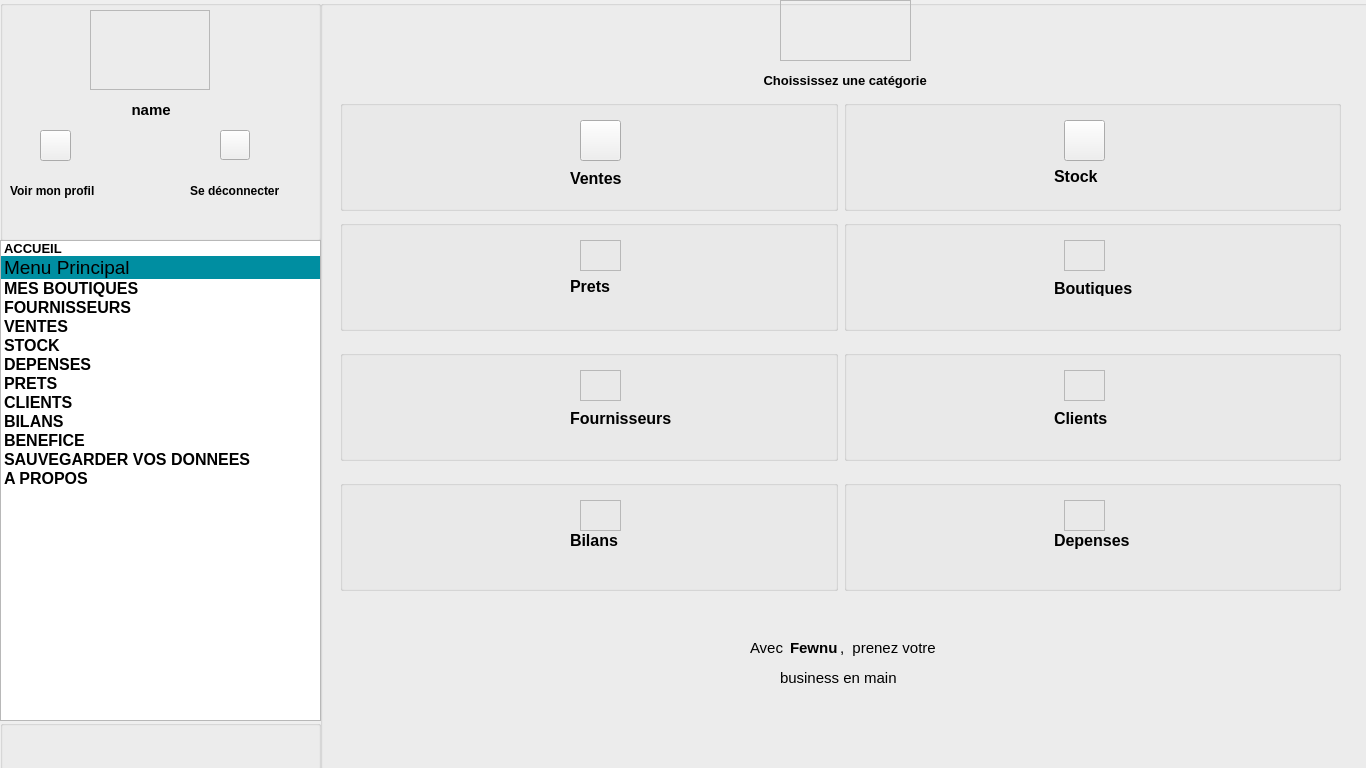
<?xml version="1.0" encoding="UTF-8"?>
<ui version="4.0">
 <class>Home</class>
 <widget class="QMainWindow" name="Home">
  <property name="geometry">
   <rect>
    <x>0</x>
    <y>0</y>
    <width>1366</width>
    <height>768</height>
   </rect>
  </property>
  <property name="windowTitle">
   <string>Fewnu</string>
  </property>
  <property name="windowIcon">
   <iconset resource="resources.qrc">
    <normaloff>:/img/img/logo.png</normaloff>:/img/img/logo.png</iconset>
  </property>
  <property name="styleSheet">
   <string notr="true">#frame{
 border-image:url(:/img/img/profile.jpg);
position:fixed;
border-radius: 40px;
 padding: 2px;
}

#frame_ventes{
 border-image:url(:/img/img/cart-outline.svg);
position:fixed;
}

#frame_stock{
 border-image:url(:/img/img/reader-outline.svg);
position:fixed;
}
#frame_5{

 border-image:url(:/img/img/logo-usd.svg);
position:fixed;
}
#frame_6{

 border-image:url(:/img/img/newspaper-outline.svg);
position:fixed;
}
#frame_7{

 border-image:url(:/img/img/cube.svg);
position:fixed;

}
#frame_8{
 border-image:url(:/img/img/people-outline.svg);
position:fixed;

}
#frame_9{

 border-image:url(:/img/img/today-outline.svg);
position:fixed;
}
#frame_10{

 border-image:url(:/img/img/logo-closed-captioning.svg);
position:fixed;
}

#gridLayout_2{

   background-color: #ffffff;
}

#label{
     color: #218581
}

#frame_2{
 border-image:url(:/img/img/logo.png);
position:fixed;
}

#groupBox_2{

  background-color: #ffffff;
}

#groupBox{

    background-color: #008ea1;

}

#groupBox_3,#groupBox_4,#groupBox_5,#groupBox_6,#groupBox_7,#groupBox_8,#groupBox_9,#groupBox_10{
   
 background-color: #f4f5f8;
 border: 5px solid #008ea1;
border-radius: 5px;


}



#label_2 ,#label_3,#label_4{
       
 color: #ffffff; 
 margin-top: 0;
 margin-bottom: 1rem

}

#label_5,#label_6,#label_7,#label_8,#label_9,#label_10,#label_11,#label_12,#label_13,#label_14,#label_15,#label_16{

   color: #008ea1; 
 margin-top: 0;
 margin-bottom: 1rem
}



#pushButton_profile,#pushButton_deconnrctet,#toolButton
{
    
   
    border: 2px solid #008ea1;
    padding: 5px;
   border-radius: 4px;
 
    border: 2px solid #ffffff;
     background-color: #008ea1;
 
}

#pushButton_profile:hover { background-color: #4c8dff; }
#pushButton_deconnrctet:hover { background-color: #4c8dff; }

#pushButton_Stock,#pushButton_Vente
{
    
   
    border: 2px solid #008ea1;
    padding: 5px;
   border-radius: 4px;
 
    border: 2px solid #ffffff;
     background-color: #f4f5f8;
 
}

#groupBox_11{

  background-color: #ffffff;

}





</string>
  </property>
  <widget class="QWidget" name="centralwidget">
   <widget class="QWidget" name="gridLayoutWidget">
    <property name="geometry">
     <rect>
      <x>320</x>
      <y>0</y>
      <width>1051</width>
      <height>771</height>
     </rect>
    </property>
    <layout class="QGridLayout" name="gridLayout_2">
     <property name="sizeConstraint">
      <enum>QLayout::SetNoConstraint</enum>
     </property>
     <item row="0" column="0">
      <widget class="QGroupBox" name="groupBox_2">
       <property name="title">
        <string/>
       </property>
       <widget class="QFrame" name="frame_2">
        <property name="geometry">
         <rect>
          <x>460</x>
          <y>0</y>
          <width>131</width>
          <height>61</height>
         </rect>
        </property>
        <property name="frameShape">
         <enum>QFrame::StyledPanel</enum>
        </property>
        <property name="frameShadow">
         <enum>QFrame::Raised</enum>
        </property>
       </widget>
       <widget class="QLabel" name="label">
        <property name="geometry">
         <rect>
          <x>440</x>
          <y>70</y>
          <width>181</width>
          <height>21</height>
         </rect>
        </property>
        <property name="font">
         <font>
          <pointsize>10</pointsize>
          <weight>75</weight>
          <bold>true</bold>
         </font>
        </property>
        <property name="text">
         <string> Choississez une catégorie</string>
        </property>
       </widget>
       <widget class="QWidget" name="horizontalLayoutWidget">
        <property name="geometry">
         <rect>
          <x>20</x>
          <y>100</y>
          <width>1001</width>
          <height>111</height>
         </rect>
        </property>
        <layout class="QHBoxLayout" name="horizontalLayout">
         <item>
          <widget class="QGroupBox" name="groupBox_3">
           <property name="title">
            <string/>
           </property>
           <widget class="QLabel" name="label_5">
            <property name="geometry">
             <rect>
              <x>230</x>
              <y>70</y>
              <width>71</width>
              <height>16</height>
             </rect>
            </property>
            <property name="font">
             <font>
              <pointsize>12</pointsize>
              <weight>75</weight>
              <bold>true</bold>
             </font>
            </property>
            <property name="text">
             <string>Ventes</string>
            </property>
           </widget>
           <widget class="QPushButton" name="pushButton_Vente">
            <property name="geometry">
             <rect>
              <x>240</x>
              <y>20</y>
              <width>41</width>
              <height>41</height>
             </rect>
            </property>
            <property name="text">
             <string/>
            </property>
            <property name="icon">
             <iconset resource="resources.qrc">
              <normaloff>:/img/img/reader-outline.svg</normaloff>:/img/img/reader-outline.svg</iconset>
            </property>
            <property name="iconSize">
             <size>
              <width>30</width>
              <height>30</height>
             </size>
            </property>
            <property name="checkable">
             <bool>false</bool>
            </property>
            <property name="checked">
             <bool>false</bool>
            </property>
            <property name="autoRepeat">
             <bool>false</bool>
            </property>
           </widget>
          </widget>
         </item>
         <item>
          <widget class="QGroupBox" name="groupBox_4">
           <property name="title">
            <string/>
           </property>
           <widget class="QLabel" name="label_6">
            <property name="geometry">
             <rect>
              <x>210</x>
              <y>70</y>
              <width>47</width>
              <height>13</height>
             </rect>
            </property>
            <property name="font">
             <font>
              <pointsize>12</pointsize>
              <weight>75</weight>
              <bold>true</bold>
             </font>
            </property>
            <property name="text">
             <string>Stock</string>
            </property>
           </widget>
           <widget class="QPushButton" name="pushButton_Stock">
            <property name="geometry">
             <rect>
              <x>220</x>
              <y>20</y>
              <width>41</width>
              <height>41</height>
             </rect>
            </property>
            <property name="text">
             <string/>
            </property>
            <property name="icon">
             <iconset resource="resources.qrc">
              <normaloff>:/img/img/reader-outline.svg</normaloff>:/img/img/reader-outline.svg</iconset>
            </property>
            <property name="iconSize">
             <size>
              <width>30</width>
              <height>30</height>
             </size>
            </property>
            <property name="checkable">
             <bool>false</bool>
            </property>
            <property name="checked">
             <bool>false</bool>
            </property>
            <property name="autoRepeat">
             <bool>false</bool>
            </property>
           </widget>
          </widget>
         </item>
        </layout>
       </widget>
       <widget class="QWidget" name="horizontalLayoutWidget_2">
        <property name="geometry">
         <rect>
          <x>20</x>
          <y>220</y>
          <width>1001</width>
          <height>111</height>
         </rect>
        </property>
        <layout class="QHBoxLayout" name="horizontalLayout_2">
         <item>
          <widget class="QGroupBox" name="groupBox_5">
           <property name="title">
            <string/>
           </property>
           <widget class="QFrame" name="frame_5">
            <property name="geometry">
             <rect>
              <x>240</x>
              <y>20</y>
              <width>41</width>
              <height>31</height>
             </rect>
            </property>
            <property name="frameShape">
             <enum>QFrame::StyledPanel</enum>
            </property>
            <property name="frameShadow">
             <enum>QFrame::Raised</enum>
            </property>
           </widget>
           <widget class="QLabel" name="label_7">
            <property name="geometry">
             <rect>
              <x>230</x>
              <y>60</y>
              <width>47</width>
              <height>13</height>
             </rect>
            </property>
            <property name="font">
             <font>
              <pointsize>12</pointsize>
              <weight>75</weight>
              <bold>true</bold>
             </font>
            </property>
            <property name="text">
             <string>Prets</string>
            </property>
           </widget>
          </widget>
         </item>
         <item>
          <widget class="QGroupBox" name="groupBox_6">
           <property name="title">
            <string/>
           </property>
           <widget class="QFrame" name="frame_6">
            <property name="geometry">
             <rect>
              <x>220</x>
              <y>20</y>
              <width>41</width>
              <height>31</height>
             </rect>
            </property>
            <property name="frameShape">
             <enum>QFrame::StyledPanel</enum>
            </property>
            <property name="frameShadow">
             <enum>QFrame::Raised</enum>
            </property>
           </widget>
           <widget class="QLabel" name="label_8">
            <property name="geometry">
             <rect>
              <x>210</x>
              <y>60</y>
              <width>91</width>
              <height>16</height>
             </rect>
            </property>
            <property name="font">
             <font>
              <pointsize>12</pointsize>
              <weight>75</weight>
              <bold>true</bold>
             </font>
            </property>
            <property name="text">
             <string>Boutiques</string>
            </property>
           </widget>
          </widget>
         </item>
        </layout>
       </widget>
       <widget class="QWidget" name="horizontalLayoutWidget_3">
        <property name="geometry">
         <rect>
          <x>20</x>
          <y>350</y>
          <width>1001</width>
          <height>111</height>
         </rect>
        </property>
        <layout class="QHBoxLayout" name="horizontalLayout_3">
         <item>
          <widget class="QGroupBox" name="groupBox_7">
           <property name="title">
            <string/>
           </property>
           <widget class="QFrame" name="frame_7">
            <property name="geometry">
             <rect>
              <x>240</x>
              <y>20</y>
              <width>41</width>
              <height>31</height>
             </rect>
            </property>
            <property name="frameShape">
             <enum>QFrame::StyledPanel</enum>
            </property>
            <property name="frameShadow">
             <enum>QFrame::Raised</enum>
            </property>
           </widget>
           <widget class="QLabel" name="label_9">
            <property name="geometry">
             <rect>
              <x>230</x>
              <y>60</y>
              <width>111</width>
              <height>16</height>
             </rect>
            </property>
            <property name="font">
             <font>
              <pointsize>12</pointsize>
              <weight>75</weight>
              <bold>true</bold>
             </font>
            </property>
            <property name="text">
             <string>Fournisseurs</string>
            </property>
           </widget>
          </widget>
         </item>
         <item>
          <widget class="QGroupBox" name="groupBox_8">
           <property name="title">
            <string/>
           </property>
           <widget class="QFrame" name="frame_8">
            <property name="geometry">
             <rect>
              <x>220</x>
              <y>20</y>
              <width>41</width>
              <height>31</height>
             </rect>
            </property>
            <property name="frameShape">
             <enum>QFrame::StyledPanel</enum>
            </property>
            <property name="frameShadow">
             <enum>QFrame::Raised</enum>
            </property>
           </widget>
           <widget class="QLabel" name="label_10">
            <property name="geometry">
             <rect>
              <x>210</x>
              <y>60</y>
              <width>71</width>
              <height>16</height>
             </rect>
            </property>
            <property name="font">
             <font>
              <pointsize>12</pointsize>
              <weight>75</weight>
              <bold>true</bold>
             </font>
            </property>
            <property name="text">
             <string>Clients</string>
            </property>
           </widget>
          </widget>
         </item>
        </layout>
       </widget>
       <widget class="QWidget" name="horizontalLayoutWidget_4">
        <property name="geometry">
         <rect>
          <x>20</x>
          <y>480</y>
          <width>1001</width>
          <height>111</height>
         </rect>
        </property>
        <layout class="QHBoxLayout" name="horizontalLayout_4">
         <item>
          <widget class="QGroupBox" name="groupBox_9">
           <property name="title">
            <string/>
           </property>
           <widget class="QFrame" name="frame_9">
            <property name="geometry">
             <rect>
              <x>240</x>
              <y>20</y>
              <width>41</width>
              <height>31</height>
             </rect>
            </property>
            <property name="frameShape">
             <enum>QFrame::StyledPanel</enum>
            </property>
            <property name="frameShadow">
             <enum>QFrame::Raised</enum>
            </property>
           </widget>
           <widget class="QLabel" name="label_11">
            <property name="geometry">
             <rect>
              <x>230</x>
              <y>50</y>
              <width>61</width>
              <height>20</height>
             </rect>
            </property>
            <property name="font">
             <font>
              <pointsize>12</pointsize>
              <weight>75</weight>
              <bold>true</bold>
             </font>
            </property>
            <property name="text">
             <string>Bilans</string>
            </property>
           </widget>
          </widget>
         </item>
         <item>
          <widget class="QGroupBox" name="groupBox_10">
           <property name="title">
            <string/>
           </property>
           <widget class="QFrame" name="frame_10">
            <property name="geometry">
             <rect>
              <x>220</x>
              <y>20</y>
              <width>41</width>
              <height>31</height>
             </rect>
            </property>
            <property name="frameShape">
             <enum>QFrame::StyledPanel</enum>
            </property>
            <property name="frameShadow">
             <enum>QFrame::Raised</enum>
            </property>
           </widget>
           <widget class="QLabel" name="label_12">
            <property name="geometry">
             <rect>
              <x>210</x>
              <y>50</y>
              <width>91</width>
              <height>21</height>
             </rect>
            </property>
            <property name="font">
             <font>
              <pointsize>12</pointsize>
              <weight>75</weight>
              <bold>true</bold>
             </font>
            </property>
            <property name="text">
             <string>Depenses</string>
            </property>
           </widget>
          </widget>
         </item>
        </layout>
       </widget>
       <widget class="QLabel" name="label_13">
        <property name="geometry">
         <rect>
          <x>430</x>
          <y>640</y>
          <width>41</width>
          <height>16</height>
         </rect>
        </property>
        <property name="font">
         <font>
          <pointsize>11</pointsize>
         </font>
        </property>
        <property name="text">
         <string>Avec</string>
        </property>
       </widget>
       <widget class="QLabel" name="label_14">
        <property name="geometry">
         <rect>
          <x>470</x>
          <y>640</y>
          <width>51</width>
          <height>16</height>
         </rect>
        </property>
        <property name="font">
         <font>
          <pointsize>11</pointsize>
          <weight>75</weight>
          <bold>true</bold>
         </font>
        </property>
        <property name="text">
         <string>Fewnu</string>
        </property>
       </widget>
       <widget class="QLabel" name="label_15">
        <property name="geometry">
         <rect>
          <x>520</x>
          <y>640</y>
          <width>111</width>
          <height>16</height>
         </rect>
        </property>
        <property name="font">
         <font>
          <pointsize>11</pointsize>
         </font>
        </property>
        <property name="text">
         <string>,  prenez votre</string>
        </property>
       </widget>
       <widget class="QLabel" name="label_16">
        <property name="geometry">
         <rect>
          <x>460</x>
          <y>670</y>
          <width>121</width>
          <height>16</height>
         </rect>
        </property>
        <property name="font">
         <font>
          <pointsize>11</pointsize>
         </font>
        </property>
        <property name="text">
         <string>business en main</string>
        </property>
       </widget>
      </widget>
     </item>
    </layout>
   </widget>
   <widget class="QGroupBox" name="groupBox">
    <property name="geometry">
     <rect>
      <x>0</x>
      <y>0</y>
      <width>321</width>
      <height>241</height>
     </rect>
    </property>
    <property name="title">
     <string/>
    </property>
    <widget class="QFrame" name="frame">
     <property name="geometry">
      <rect>
       <x>90</x>
       <y>10</y>
       <width>120</width>
       <height>80</height>
      </rect>
     </property>
     <property name="frameShape">
      <enum>QFrame::StyledPanel</enum>
     </property>
     <property name="frameShadow">
      <enum>QFrame::Raised</enum>
     </property>
    </widget>
    <widget class="QPushButton" name="pushButton_profile">
     <property name="geometry">
      <rect>
       <x>40</x>
       <y>130</y>
       <width>31</width>
       <height>31</height>
      </rect>
     </property>
     <property name="text">
      <string/>
     </property>
     <property name="icon">
      <iconset resource="resources.qrc">
       <normaloff>:/img/img/person-outline.svg</normaloff>:/img/img/person-outline.svg</iconset>
     </property>
     <property name="iconSize">
      <size>
       <width>30</width>
       <height>30</height>
      </size>
     </property>
    </widget>
    <widget class="QPushButton" name="pushButton_deconnrctet">
     <property name="geometry">
      <rect>
       <x>220</x>
       <y>130</y>
       <width>30</width>
       <height>30</height>
      </rect>
     </property>
     <property name="text">
      <string/>
     </property>
     <property name="icon">
      <iconset resource="resources.qrc">
       <normaloff>:/img/img/enter-outline.svg</normaloff>:/img/img/enter-outline.svg</iconset>
     </property>
     <property name="iconSize">
      <size>
       <width>30</width>
       <height>30</height>
      </size>
     </property>
     <property name="checkable">
      <bool>false</bool>
     </property>
     <property name="checked">
      <bool>false</bool>
     </property>
     <property name="autoRepeat">
      <bool>false</bool>
     </property>
    </widget>
    <widget class="QLabel" name="label_2">
     <property name="geometry">
      <rect>
       <x>90</x>
       <y>100</y>
       <width>111</width>
       <height>20</height>
      </rect>
     </property>
     <property name="font">
      <font>
       <pointsize>11</pointsize>
       <weight>75</weight>
       <bold>true</bold>
      </font>
     </property>
     <property name="text">
      <string>          name</string>
     </property>
    </widget>
    <widget class="QLabel" name="label_3">
     <property name="geometry">
      <rect>
       <x>10</x>
       <y>180</y>
       <width>111</width>
       <height>21</height>
      </rect>
     </property>
     <property name="font">
      <font>
       <pointsize>9</pointsize>
       <weight>75</weight>
       <bold>true</bold>
      </font>
     </property>
     <property name="text">
      <string>Voir mon profil</string>
     </property>
    </widget>
    <widget class="QLabel" name="label_4">
     <property name="geometry">
      <rect>
       <x>190</x>
       <y>180</y>
       <width>91</width>
       <height>21</height>
      </rect>
     </property>
     <property name="font">
      <font>
       <pointsize>9</pointsize>
       <weight>75</weight>
       <bold>true</bold>
      </font>
     </property>
     <property name="text">
      <string>Se déconnecter</string>
     </property>
    </widget>
   </widget>
   <widget class="QListWidget" name="listWidget">
    <property name="geometry">
     <rect>
      <x>0</x>
      <y>240</y>
      <width>321</width>
      <height>481</height>
     </rect>
    </property>
    <property name="midLineWidth">
     <number>1</number>
    </property>
    <property name="autoScrollMargin">
     <number>16</number>
    </property>
    <property name="iconSize">
     <size>
      <width>40</width>
      <height>40</height>
     </size>
    </property>
    <property name="textElideMode">
     <enum>Qt::ElideLeft</enum>
    </property>
    <property name="verticalScrollMode">
     <enum>QAbstractItemView::ScrollPerItem</enum>
    </property>
    <property name="horizontalScrollMode">
     <enum>QAbstractItemView::ScrollPerItem</enum>
    </property>
    <property name="movement">
     <enum>QListView::Static</enum>
    </property>
    <property name="flow">
     <enum>QListView::TopToBottom</enum>
    </property>
    <property name="resizeMode">
     <enum>QListView::Fixed</enum>
    </property>
    <property name="layoutMode">
     <enum>QListView::SinglePass</enum>
    </property>
    <property name="spacing">
     <number>4</number>
    </property>
    <item>
     <property name="text">
      <string>ACCUEIL</string>
     </property>
     <property name="font">
      <font>
       <pointsize>10</pointsize>
       <weight>75</weight>
       <bold>true</bold>
      </font>
     </property>
     <property name="icon">
      <iconset resource="resources.qrc">
       <normaloff>:/img/img/home-outline.svg</normaloff>:/img/img/home-outline.svg</iconset>
     </property>
    </item>
    <item>
     <property name="text">
      <string>Menu Principal</string>
     </property>
     <property name="font">
      <font>
       <pointsize>14</pointsize>
      </font>
     </property>
     <property name="background">
      <brush brushstyle="SolidPattern">
       <color alpha="255">
        <red>0</red>
        <green>142</green>
        <blue>161</blue>
       </color>
      </brush>
     </property>
     <property name="foreground">
      <brush brushstyle="NoBrush">
       <color alpha="255">
        <red>255</red>
        <green>255</green>
        <blue>255</blue>
       </color>
      </brush>
     </property>
    </item>
    <item>
     <property name="text">
      <string>MES BOUTIQUES </string>
     </property>
     <property name="font">
      <font>
       <pointsize>12</pointsize>
       <weight>75</weight>
       <bold>true</bold>
      </font>
     </property>
     <property name="icon">
      <iconset resource="resources.qrc">
       <normaloff>:/img/img/newspaper-outline.svg</normaloff>:/img/img/newspaper-outline.svg</iconset>
     </property>
    </item>
    <item>
     <property name="text">
      <string>FOURNISSEURS</string>
     </property>
     <property name="font">
      <font>
       <pointsize>12</pointsize>
       <weight>75</weight>
       <bold>true</bold>
      </font>
     </property>
     <property name="icon">
      <iconset resource="resources.qrc">
       <normaloff>:/img/img/cube.svg</normaloff>:/img/img/cube.svg</iconset>
     </property>
    </item>
    <item>
     <property name="text">
      <string>VENTES</string>
     </property>
     <property name="font">
      <font>
       <pointsize>12</pointsize>
       <weight>75</weight>
       <bold>true</bold>
      </font>
     </property>
     <property name="icon">
      <iconset resource="resources.qrc">
       <normaloff>:/img/img/cart-outline.svg</normaloff>:/img/img/cart-outline.svg</iconset>
     </property>
    </item>
    <item>
     <property name="text">
      <string>STOCK</string>
     </property>
     <property name="font">
      <font>
       <pointsize>12</pointsize>
       <weight>75</weight>
       <bold>true</bold>
      </font>
     </property>
     <property name="icon">
      <iconset resource="resources.qrc">
       <normaloff>:/img/img/reader-outline.svg</normaloff>:/img/img/reader-outline.svg</iconset>
     </property>
    </item>
    <item>
     <property name="text">
      <string>DEPENSES</string>
     </property>
     <property name="font">
      <font>
       <pointsize>12</pointsize>
       <weight>75</weight>
       <bold>true</bold>
      </font>
     </property>
     <property name="icon">
      <iconset resource="resources.qrc">
       <normaloff>:/img/img/logo-closed-captioning.svg</normaloff>:/img/img/logo-closed-captioning.svg</iconset>
     </property>
    </item>
    <item>
     <property name="text">
      <string>PRETS</string>
     </property>
     <property name="font">
      <font>
       <pointsize>12</pointsize>
       <weight>75</weight>
       <bold>true</bold>
      </font>
     </property>
     <property name="icon">
      <iconset resource="resources.qrc">
       <normaloff>:/img/img/logo-usd.svg</normaloff>:/img/img/logo-usd.svg</iconset>
     </property>
    </item>
    <item>
     <property name="text">
      <string>CLIENTS</string>
     </property>
     <property name="font">
      <font>
       <pointsize>12</pointsize>
       <weight>75</weight>
       <bold>true</bold>
      </font>
     </property>
     <property name="icon">
      <iconset resource="resources.qrc">
       <normaloff>:/img/img/people-outline.svg</normaloff>:/img/img/people-outline.svg</iconset>
     </property>
    </item>
    <item>
     <property name="text">
      <string>BILANS</string>
     </property>
     <property name="font">
      <font>
       <pointsize>12</pointsize>
       <weight>75</weight>
       <bold>true</bold>
      </font>
     </property>
     <property name="icon">
      <iconset resource="resources.qrc">
       <normaloff>:/img/img/today-outline.svg</normaloff>:/img/img/today-outline.svg</iconset>
     </property>
    </item>
    <item>
     <property name="text">
      <string>BENEFICE</string>
     </property>
     <property name="font">
      <font>
       <pointsize>12</pointsize>
       <weight>75</weight>
       <bold>true</bold>
      </font>
     </property>
     <property name="icon">
      <iconset resource="resources.qrc">
       <normaloff>:/img/img/logo-closed-captioning.svg</normaloff>:/img/img/logo-closed-captioning.svg</iconset>
     </property>
    </item>
    <item>
     <property name="text">
      <string>SAUVEGARDER VOS DONNEES</string>
     </property>
     <property name="font">
      <font>
       <pointsize>12</pointsize>
       <weight>75</weight>
       <bold>true</bold>
      </font>
     </property>
     <property name="icon">
      <iconset resource="resources.qrc">
       <normaloff>:/img/img/download-outline.svg</normaloff>:/img/img/download-outline.svg</iconset>
     </property>
    </item>
    <item>
     <property name="text">
      <string>A PROPOS</string>
     </property>
     <property name="font">
      <font>
       <pointsize>12</pointsize>
       <weight>75</weight>
       <bold>true</bold>
      </font>
     </property>
     <property name="background">
      <brush brushstyle="NoBrush">
       <color alpha="255">
        <red>0</red>
        <green>0</green>
        <blue>0</blue>
       </color>
      </brush>
     </property>
     <property name="foreground">
      <brush brushstyle="HorPattern">
       <color alpha="255">
        <red>0</red>
        <green>0</green>
        <blue>0</blue>
       </color>
      </brush>
     </property>
     <property name="icon">
      <iconset resource="resources.qrc">
       <normaloff>:/img/img/information-circle-outline.svg</normaloff>:/img/img/information-circle-outline.svg</iconset>
     </property>
    </item>
   </widget>
   <widget class="QGroupBox" name="groupBox_11">
    <property name="geometry">
     <rect>
      <x>0</x>
      <y>720</y>
      <width>321</width>
      <height>51</height>
     </rect>
    </property>
    <property name="title">
     <string/>
    </property>
   </widget>
  </widget>
 </widget>
 <resources>
  <include location="resources.qrc"/>
 </resources>
 <connections/>
</ui>
